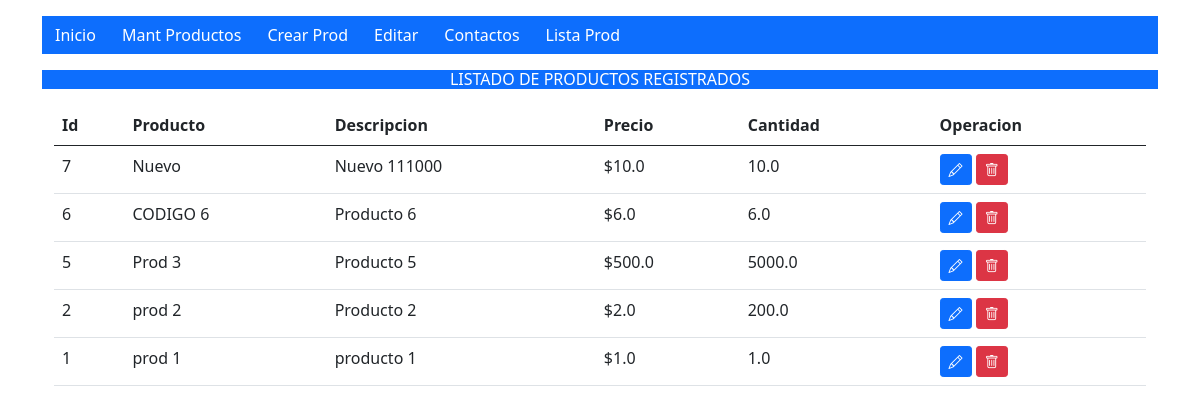
The app's page /lista_producto, older data.
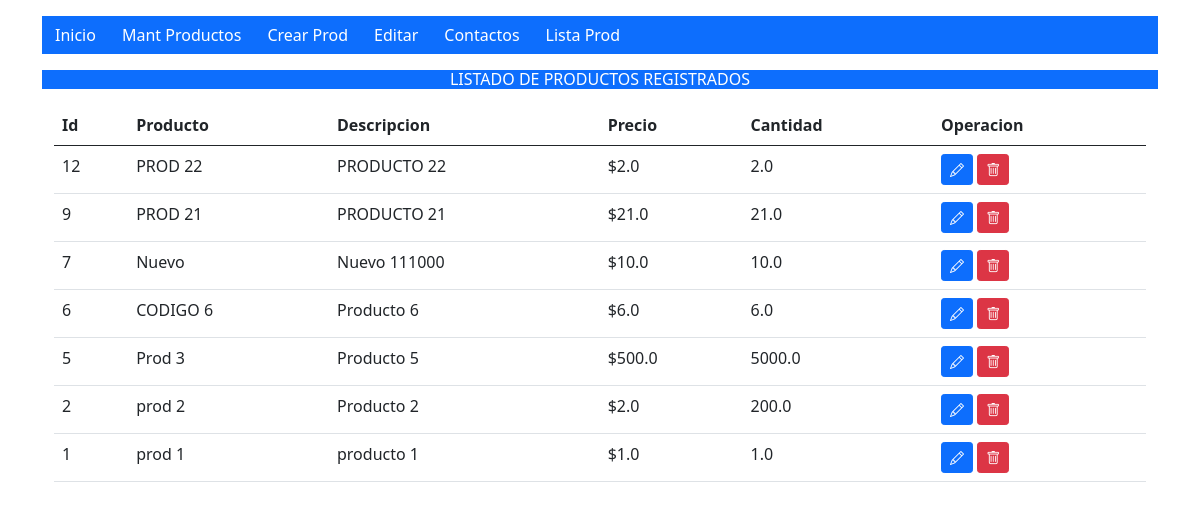
The same page, newer data.
### tables this page shows
CREATE TABLE productos (
                    id INTEGER PRIMARY KEY AUTOINCREMENT,
                    codiprod TEXT NOT NULL,
                    descprod TEXT NOT NULL,
                    precprod REAL NOT NULL,
                    cantstoc REAL NOT NULL);

### app.py (the view)
@app.route('/lista_producto')
def lista_prod():
        datos = crud_prod.get_productos()
        if datos and datos != None:
            return render_template('listado_productos.html', productos=datos)
        else:
            flash('No hay productos REGISTRADOS ...!')
            return redirect(url_for('home'))

### crud_prod.py (called while the page is built)
def get_db():
    conn = sqlite3.connect(DATABASE)
    conn.row_factory = sqlite3.Row
    return conn

def get_productos():
    conn= get_db()
    cursor = conn.cursor()
    SQL='''SELECT * FROM productos  ORDER BY id DESC '''
    cursor.execute(SQL)
    datos = cursor.fetchall()
    close_db(conn)
    return datos

### templates/listado_productos.html (shortened to what this page needs)
{% extends 'base.html' %}
{% block contenido %}
    <h6 class="mt-3 mb-3 bg-primary text-center text-white">LISTADO DE PRODUCTOS REGISTRADOS</h6>
    <div class="container">
        <table class="table">
            <thead>
                <tr>
                    <th scope="col">Id</th>
                    <th scope="col">Producto</th>
                    <th scope="col">Descripcion</th>
                    <th scope="col">Precio</th>
                    <th scope="col">Cantidad</th>
                    <th scope="col">Operacion</th>
                </tr>
            </thead>
            <tbody>
                {% for producto in productos %}
                <tr>
                    <td> {{ producto[0] }}</td>
                    <td> {{ producto[1] }}</td>
                    <td> {{ producto[2] }}</td>
                    <td>${{ producto[3] }}</td>
                    <td> {{ producto[4] }}</td>
                    <td>
                        <a class="btn btn-primary btn-sm" href="{{ url_for('producto', id=producto[0], modo='con') }}"><i class="bi bi-pencil "></i></a>
                        <a class="btn btn-danger btn-sm"  href="{{ url_for('crud_producto', id=producto[0], modo='con') }}"><i class="bi bi-trash"></i></a>
                    </td>
                </tr>
                {% endfor %}
            </tbody>
        </table>
    </div>
{% endblock %}

### templates/base.html (shortened to what this page needs)
<!DOCTYPE html>
<html lang="en">
<head>
    <link href="https://cdn.jsdelivr.net/npm/bootstrap@5.0.2/dist/css/bootstrap.min.css" rel="stylesheet">
    <link href="https://cdn.jsdelivr.net/npm/bootstrap-icons/font/bootstrap-icons.css" rel="stylesheet">
    <link rel="stylesheet" href="{{url_for('static', filename='css/main.css')}}">
</head>
<body>
    <div class="container">
        <nav class="navbar-nav bg-primary mt-3 mb-3" data-bs-theme="dark">
            <ul class="nav">
                <li>
                    <a class="btn btn-primary" href="{{ url_for('home') }}">Inicio</a>
                </li>
                <li>
                    <a class="btn btn-primary" href="{{ url_for('crud_producto') }}">Mant Productos</a>
                </li>
                <li>
                    <a class="btn btn-primary" href="{{ url_for('producto') }}">Crear Prod</a>
                </li>
                <li>
                    <a class="btn btn-primary" href="{{ url_for('editar') }}">Editar</a>
                </li>
                <li>
                    <a class="btn btn-primary" href="{{ url_for('contacto') }}">Contactos</a>
                </li>
                <li>
                    <a class="btn btn-primary" href="{{ url_for('lista_prod') }}">Lista Prod</a>
                </li>
            </ul>
        </nav>
    </div>
    <div class="container">
        {% block contenido %}          {% endblock %}
    </div>
</body>
</html>

Row changes from the older to the newer data that the page shows:
added productos: id "12", codiprod "PROD 22", descprod "PRODUCTO 22", precprod "2.0", cantstoc "2.0"
added productos: id "9", codiprod "PROD 21", descprod "PRODUCTO 21", precprod "21.0", cantstoc "21.0"
